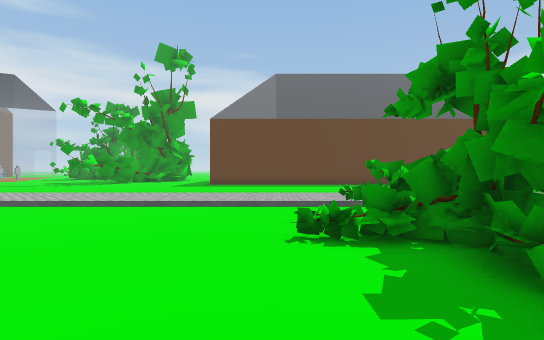
[1] (above)

23 first-person views from a walk through a Unity game level. The camera is 1.2 m above the floor, looks level and sees 85° across. Doors are open. The floor is counted in squares, 1.44 m on a side. Each view is taken from the middle of a square. On the plan, view 1 faces up. The plan holds only what a view shows up to about 11 squares ahead; the rest is blank. The place goes on beyond the plan. The player character is not drawn. Surface patterns are stand-ins for the level's own textures.

[2]
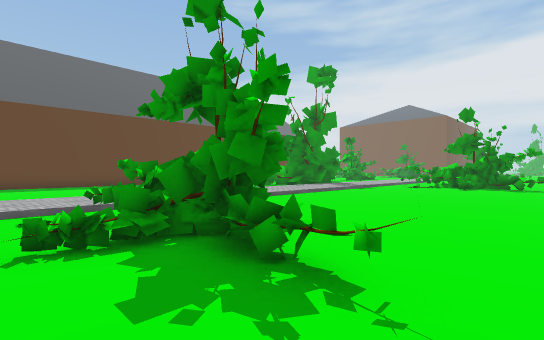

[3]
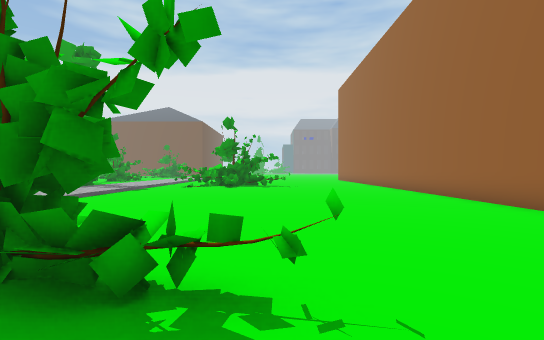

[4]
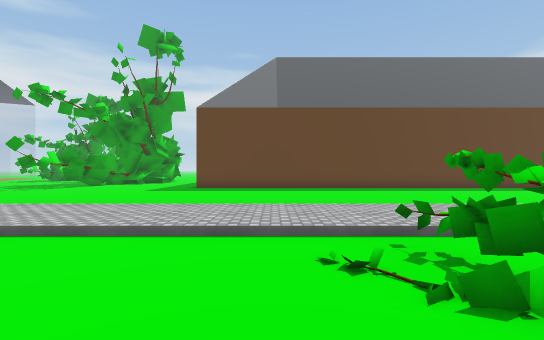

[5]
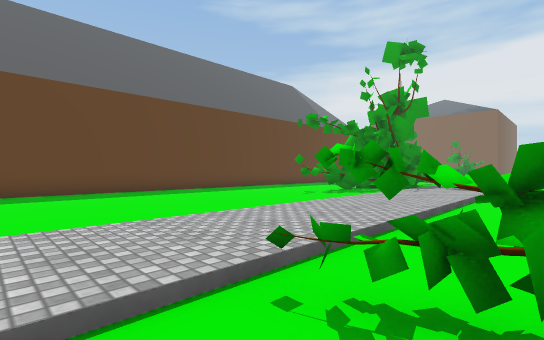

[6]
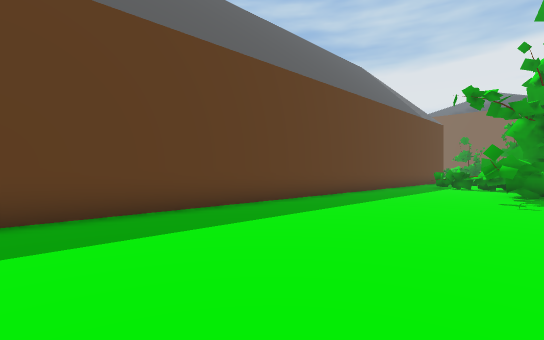

[7]
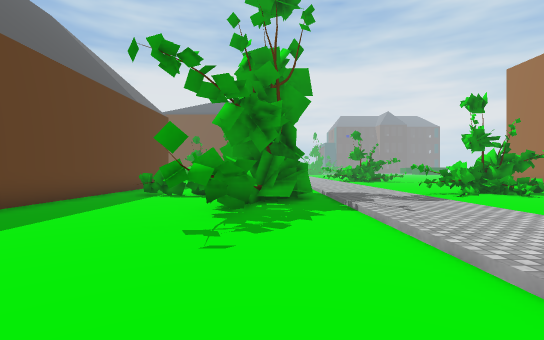

[8]
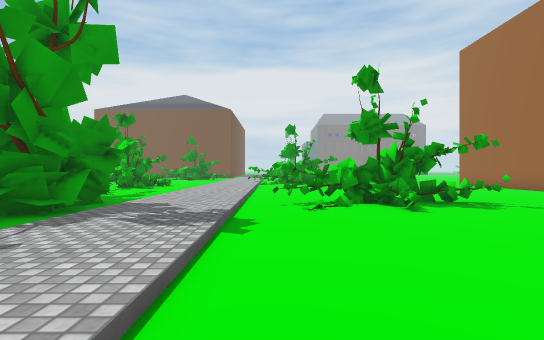

[9]
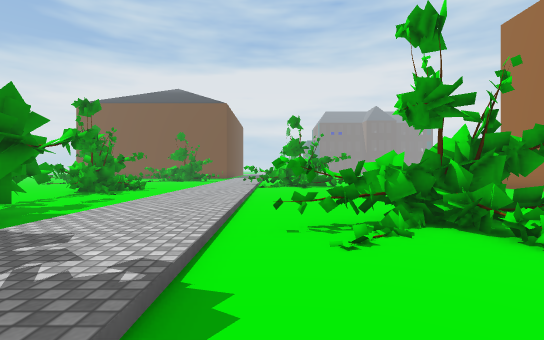

[10]
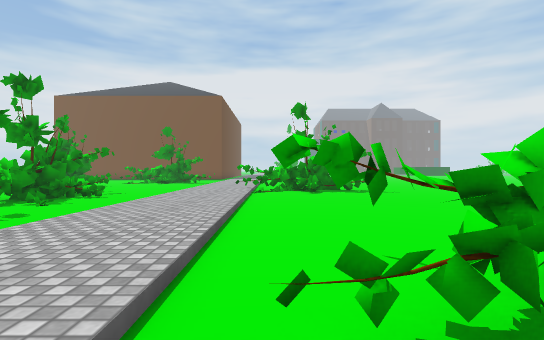

[11]
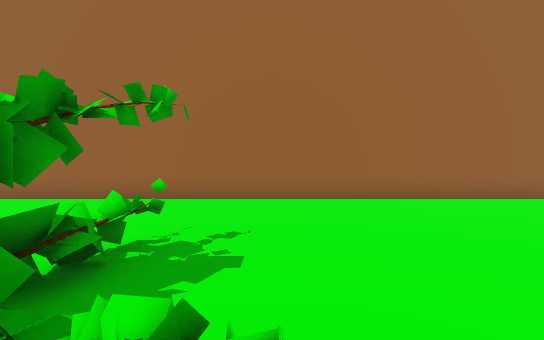

[12]
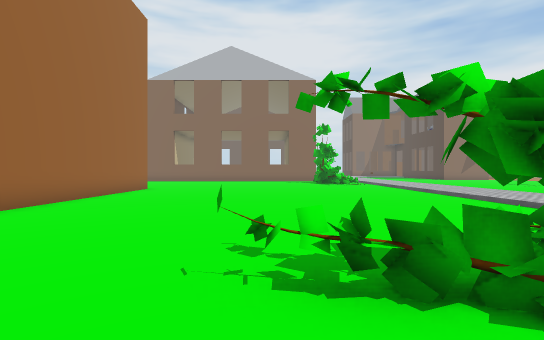

[13]
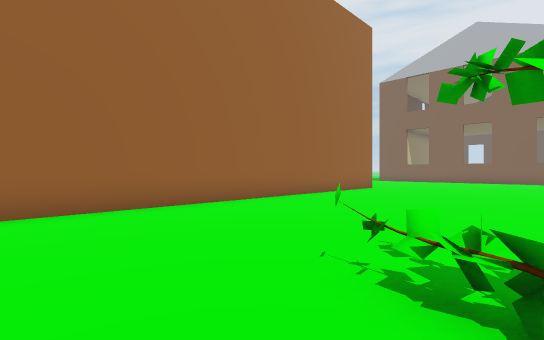

[14]
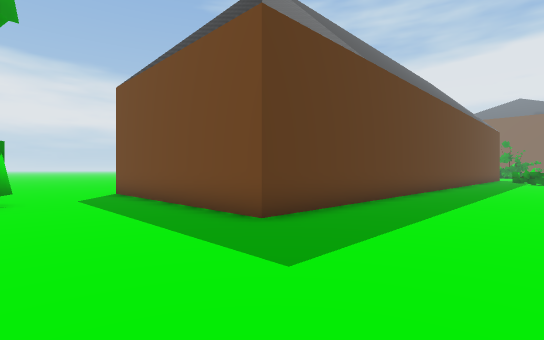

[15]
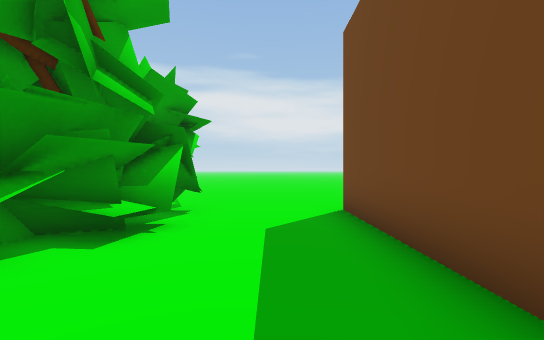

[16]
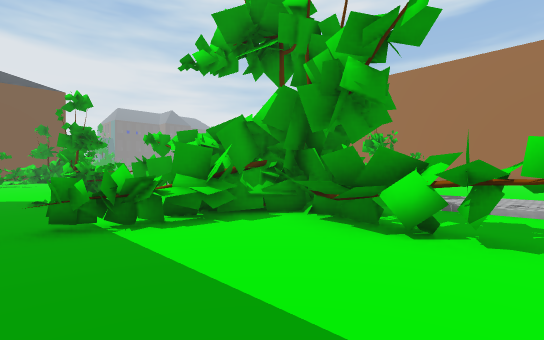

[17]
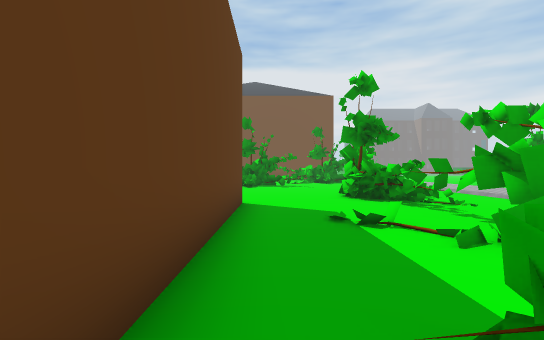

[18]
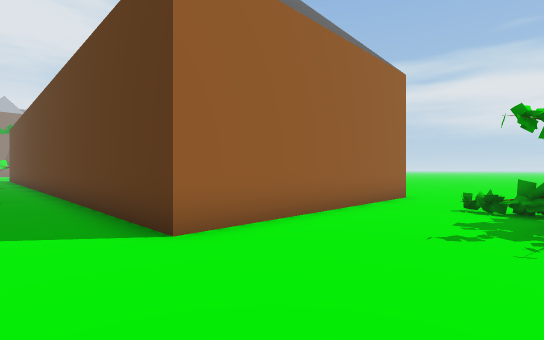

[19]
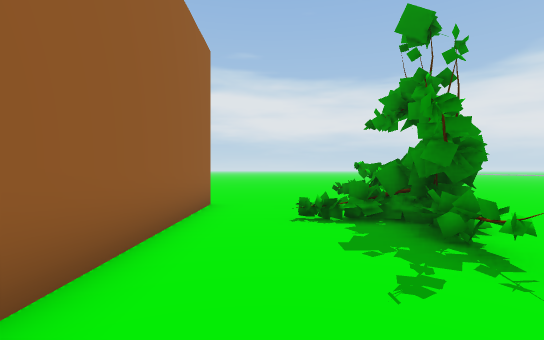

[20]
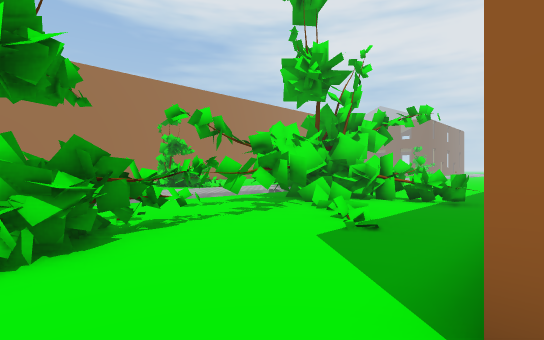

[21]
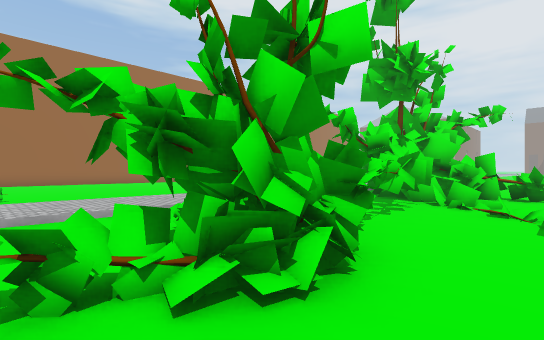

[22]
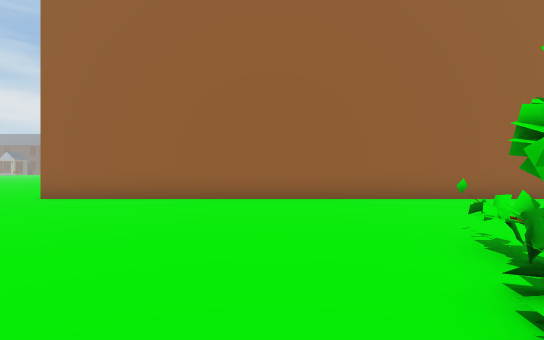

[23]
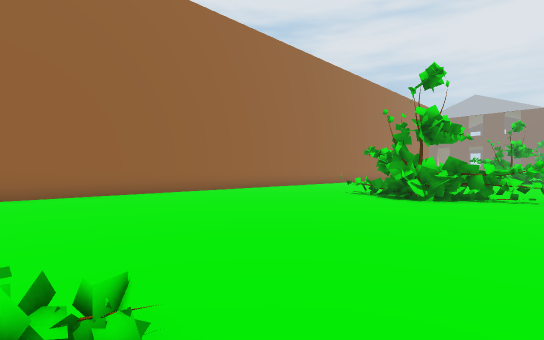

### Floor plan
Key: @ floor where view 1 was taken; # wall or solid block; x gap in a wall; . main floor; : floor 0.25 m higher than the main floor; / step, stairs or slope; = window, fence, low wall or low ledge; ^ raised ledge; T tree; H thing the floor can be seen under or through; O other object.
Columns run from 7 left of view 1 to 25 right of it. Each row starts with its distance up from view 1.
 29 .....
 28 .....                       .....
 27 .....                       .....
 26 .....                       .....
 25  ....                       ....T
 24 #...#                       #...T
 23 #...#                       #...T
 22 #...#                       #..TT
 21 #...#                       #...T
 20 ....#                       #...T
 19 ....#                       #...T
 18 ....#                       #....
 17 ....#########################....
 16 .................................
 15 ......................=..........
 14 .....................^x.=#....T..
 13 .....................###=HHHTTTTO
 12 ................#########HHHT.T..
 11 ...................######........
 10  .................../###.........
  9 /////////////////////////////////
  8 :::::::::::::::::::::::::::::::::
  7 :::::::::::::::::::::::::::::::::
  6 ........TT............TT.........
  5 .........T............TT........T
  4 ........TTT............T.........
  3 .........TT...........TT.........
  2 .........T.............T.........
  1 .........T.............T.........
  0 .......@..............T..........
 -1 .................................
 -2 .................................
 -3 .................................
 -4 .................................
 -5 ################################.

Positions as (right, up) in squares from view 1, and headings:
1: (0, 0), facing up
2: (0, 0), facing up-right
3: (0, 1), facing right
4: (0, 3), facing up
5: (0, 5), facing up-right
6: (0, 11), facing up-right
7: (5, 11), facing right
8: (8, 6), facing right
9: (11, 6), facing right
10: (14, 6), facing right
11: (14, 4), facing down
12: (4, 1), facing left
13: (4, 2), facing down-left
14: (-7, 13), facing up-right
15: (-5, 18), facing up
16: (10, 16), facing down-right
17: (14, 16), facing right
18: (25, 15), facing up-left
19: (23, 17), facing up
20: (23, 17), facing down-left
21: (25, 15), facing down-left
22: (18, 4), facing down
23: (25, 6), facing down-left
